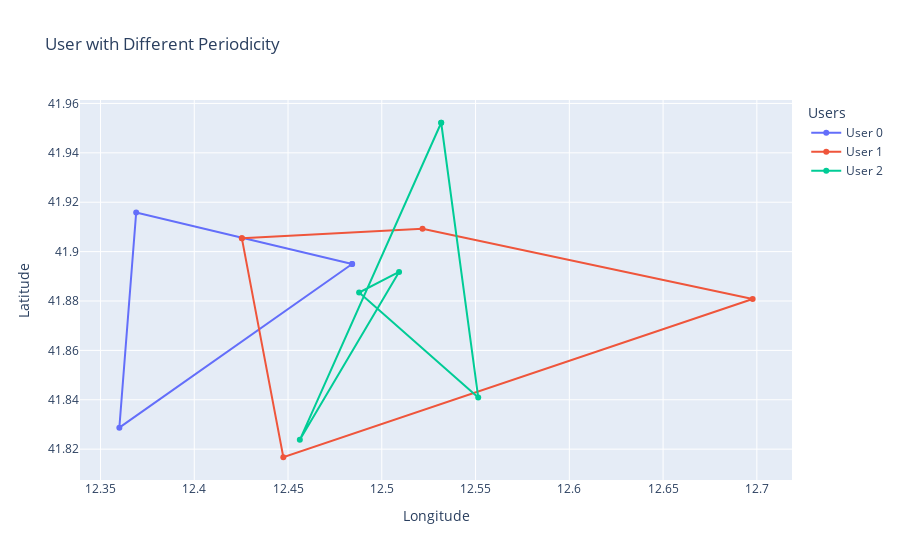

Notebook code for this chart:
### Code cell
import plotly.graph_objects as go

fig = go.Figure()

# Add traces
fig.add_trace(go.Scatter(x = X[0], y = Y[0], mode = 'lines + markers', name = 'User 0', text = H[0]))
fig.add_trace(go.Scatter(x = X[1], y = Y[1], mode = 'lines + markers', name = 'User 1', text = H[1]))
fig.add_trace(go.Scatter(x = X[2], y = Y[2], mode = 'lines + markers', name = 'User 2', text = H[2]))

fig.update_layout(
    title="User with Different Periodicity",
    xaxis_title="Longitude",
    yaxis_title="Latitude",
    legend_title="Users",
)

fig.show()

### Figure 1 — Plotly figure (JSON) as saved in the notebook; plotly's stock layout.template omitted (floating-point values rounded to 4 significant figures)
{"data": [{"mode": "lines+markers", "name": "User 0", "text": ["FORI IMPERIALI/CAMPIDOGLIO", "CASALOTTI/ORMEA", "PORTUENSE/SENORBI", "FORI IMPERIALI/CAMPIDOGLIO"], "type": "scatter", "x": [12.48, 12.37, 12.36, 12.48], "y": [41.89, 41.92, 41.83, 41.89]}, {"mode": "lines+markers", "name": "User 1", "text": ["TARDINI/ALBERGOTTI", "GRANDE MURAGLIA/DECIMA", "BOTTIDDA/URZULEI", "LEGA LOMBARDA/PROVINCIE", "TARDINI/ALBERGOTTI"], "type": "scatter", "x": [12.43, 12.45, 12.7, 12.52, 12.43], "y": [41.91, 41.82, 41.88, 41.91, 41.91]}, {"mode": "lines+markers", "name": "User 2", "text": ["MONTE RESEGONE/MONTE MASSICO", "GRANDE MURAGLIA/OCEANO PACIFICO", "VIA S. CROCE IN GERUSALEMME/MANZONI", "AVENTINO/CIRCO MASSIMO (MB)", "APPIA/GALLORO", "MONTE RESEGONE/MONTE MASSICO"], "type": "scatter", "x": [12.53, 12.46, 12.51, 12.49, 12.55, 12.53], "y": [41.95, 41.82, 41.89, 41.88, 41.84, 41.95]}], "layout": {"legend": {"title": {"text": "Users"}}, "title": {"text": "User with Different Periodicity"}, "xaxis": {"title": {"text": "Longitude"}}, "yaxis": {"title": {"text": "Latitude"}}}}
